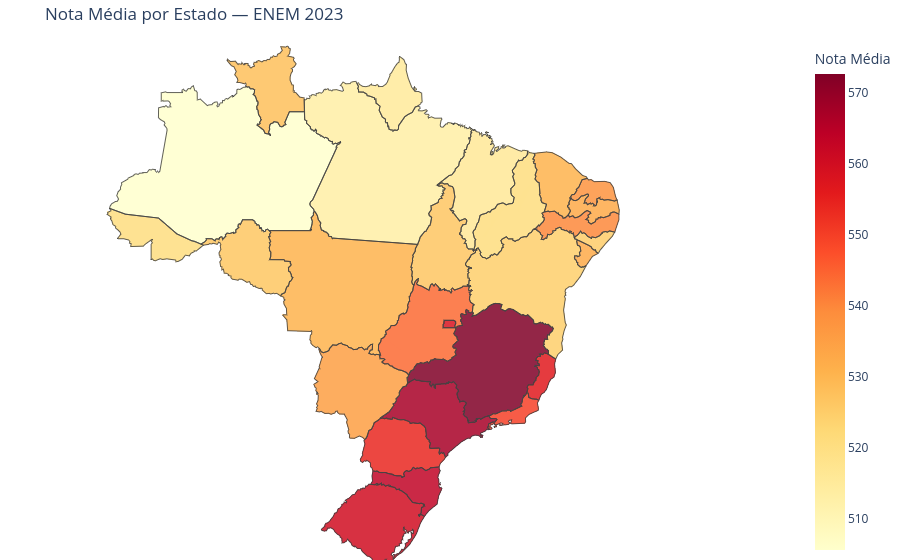

The notebook cell saved with this chart:
### Code cell
if geojson_br is None:
    print('GeoJSON indisponível — verifique a conexão e rode novamente.')
else:
    df_mapa = (
        nota_uf.reset_index()
        .rename(columns={'SG_UF_PROVA': 'UF', 'nota_media': 'Nota Média',
                         'n': 'Candidatos', 'REGIAO': 'Região'})
    )

    fig = px.choropleth_mapbox(
        df_mapa,
        geojson=geojson_br,
        locations='UF',
        featureidkey='properties.sigla',
        color='Nota Média',
        color_continuous_scale='YlOrRd',
        mapbox_style='white-bg',
        zoom=3.2,
        center={'lat': -14, 'lon': -52},
        opacity=0.85,
        hover_data={'UF': True, 'Nota Média': ':.1f', 'Região': True, 'Candidatos': ':,'},
        labels={'Nota Média': 'Nota Média'},
        title='Nota Média por Estado — ENEM 2023',
    )
    fig.update_layout(
        margin={'r': 0, 't': 40, 'l': 0, 'b': 0},
        paper_bgcolor='white',
        coloraxis_colorbar=dict(title='Nota Média'),
    )

    config = {'scrollZoom': True}
    fig.write_html('../reports/figures/03b_mapa_interativo.html', config=config)
    print('Mapa salvo em reports/figures/03b_mapa_interativo.html')
    fig.show(config=config)

### Figure 1 — Plotly figure (JSON) as saved in the notebook; plotly's stock layout.template omitted (floating-point values rounded to 4 significant figures; data arrays with more than 128 entries replaced by an {"elided": "..."} marker saying what was removed)
{"data": [{"coloraxis": "coloraxis", "customdata": [["AM", 505.6, "Norte", 7446], ["PA", 513.3, "Norte", 24097], ["AP", 515.2, "Norte", 2898], ["MA", 516, "Nordeste", 14902], ["AC", 520.6, "Norte", 2380], ["PI", 520.9, "Nordeste", 10092], ["BA", 524.6, "Nordeste", 34804], ["AL", 525.2, "Nordeste", 8816], ["RO", 526.5, "Norte", 3059], ["TO", 526.6, "Norte", 2470], ["RR", 527.9, "Norte", 726], ["MT", 530.7, "Centro-Oeste", 5618], ["CE", 530.7, "Nordeste", 30348], ["SE", 532.5, "Nordeste", 7871], ["PB", 532.7, "Nordeste", 13631], ["MS", 535.3, "Centro-Oeste", 4268], ["RN", 537.9, "Nordeste", 10571], ["PE", 539.8, "Nordeste", 19557], ["GO", 544, "Centro-Oeste", 12985], ["RJ", 549.9, "Sudeste", 31324], ["PR", 553.8, "Sul", 11884], ["ES", 556.6, "Sudeste", 7494], ["DF", 558.3, "Centro-Oeste", 5545], ["RS", 560.1, "Sul", 14852], ["SC", 563.4, "Sul", 7055], ["SP", 567.2, "Sudeste", 45735], ["MG", 572.7, "Sudeste", 29713]], "featureidkey": "properties.sigla", "geojson": {"features": [{"geometry": {"coordinates": {"elided": "1x154x2 float values"}, "type": "Polygon"}, "properties": {"codarea": "11", "sigla": "RO"}, "type": "Feature"}, {"geometry": {"coordinates": {"elided": "1x89x2 float values"}, "type": "Polygon"}, "properties": {"codarea": "12", "sigla": "AC"}, "type": "Feature"}, {"geometry": {"coordinates": {"elided": "1x309x2 float values"}, "type": "Polygon"}, "properties": {"codarea": "13", "sigla": "AM"}, "type": "Feature"}, {"geometry": {"coordinates": {"elided": "1x155x2 float values"}, "type": "Polygon"}, "properties": {"codarea": "14", "sigla": "RR"}, "type": "Feature"}, {"geometry": {"coordinates": {"elided": "1x315x2 float values"}, "type": "Polygon"}, "properties": {"codarea": "15", "sigla": "PA"}, "type": "Feature"}, {"geometry": {"coordinates": {"elided": "3 rows, 222 float values in total"}, "type": "MultiPolygon"}, "properties": {"codarea": "16", "sigla": "AP"}, "type": "Feature"}, {"geometry": {"coordinates": {"elided": "1x209x2 float values"}, "type": "Polygon"}, "properties": {"codarea": "17", "sigla": "TO"}, "type": "Feature"}, {"geometry": {"coordinates": {"elided": "3 rows, 552 float values in total"}, "type": "MultiPolygon"}, "properties": {"codarea": "21", "sigla": "MA"}, "type": "Feature"}, {"geometry": {"coordinates": {"elided": "1x201x2 float values"}, "type": "Polygon"}, "properties": {"codarea": "22", "sigla": "PI"}, "type": "Feature"}, {"geometry": {"coordinates": {"elided": "1x136x2 float values"}, "type": "Polygon"}, "properties": {"codarea": "23", "sigla": "CE"}, "type": "Feature"}, {"geometry": {"coordinates": {"elided": "1x119x2 float values"}, "type": "Polygon"}, "properties": {"codarea": "24", "sigla": "RN"}, "type": "Feature"}, {"geometry": {"coordinates": {"elided": "1x172x2 float values"}, "type": "Polygon"}, "properties": {"codarea": "25", "sigla": "PB"}, "type": "Feature"}, {"geometry": {"coordinates": {"elided": "1x212x2 float values"}, "type": "Polygon"}, "properties": {"codarea": "26", "sigla": "PE"}, "type": "Feature"}, {"geometry": {"coordinates": {"elided": "1x90x2 float values"}, "type": "Polygon"}, "properties": {"codarea": "27", "sigla": "AL"}, "type": "Feature"}, {"geometry": {"coordinates": [[[-36.92, -10.12], [-36.95, -10.07], [-36.95, -10.07], [-36.95, -10.02], [-37.13, -9.914], [-37.23, -9.898], [-37.3, -9.831], [-37.47, -9.748], [-37.66, -9.678], [-37.67, -9.666], [-37.84, -9.579], [-37.89, -9.54], [-38.0, -9.515], [-38.06, -9.588], [-38.0, -9.905], [-37.9, -9.919], [-37.79, -10.03], [-37.8, -10.11], [-37.77, -10.14], [-37.77, -10.2], [-37.77, -10.29], [-37.74, -10.34], [-37.85, -10.44], [-37.82, -10.52], [-37.81, -10.6], [-37.81, -10.69], [-37.97, -10.76], [-38.04, -10.7], [-38.14, -10.72], [-38.2, -10.71], [-38.24, -10.8], [-38.21, -10.93], [-38.18, -10.94], [-38.11, -11.03], [-38.05, -11.18], [-37.98, -11.2], [-37.99, -11.34], [-37.98, -11.35], [-37.83, -11.48], [-37.8, -11.52], [-37.67, -11.57], [-37.63, -11.52], [-37.58, -11.55], [-37.37, -11.46], [-37.34, -11.44], [-37.26, -11.29], [-37.15, -11.16], [-37.03, -10.96], [-36.85, -10.74], [-36.67, -10.63], [-36.49, -10.54], [-36.4, -10.5], [-36.49, -10.42], [-36.49, -10.42], [-36.56, -10.42], [-36.59, -10.3], [-36.63, -10.25], [-36.68, -10.27], [-36.7, -10.27], [-36.72, -10.26], [-36.84, -10.19], [-36.85, -10.18], [-36.88, -10.15], [-36.92, -10.12]]], "type": "Polygon"}, "properties": {"codarea": "28", "sigla": "SE"}, "type": "Feature"}, {"geometry": {"coordinates": {"elided": "1x311x2 float values"}, "type": "Polygon"}, "properties": {"codarea": "29", "sigla": "BA"}, "type": "Feature"}, {"geometry": {"coordinates": {"elided": "1x372x2 float values"}, "type": "Polygon"}, "properties": {"codarea": "31", "sigla": "MG"}, "type": "Feature"}, {"geometry": {"coordinates": {"elided": "1x78x2 float values"}, "type": "Polygon"}, "properties": {"codarea": "32", "sigla": "ES"}, "type": "Feature"}, {"geometry": {"coordinates": {"elided": "3 rows, 252 float values in total"}, "type": "MultiPolygon"}, "properties": {"codarea": "33", "sigla": "RJ"}, "type": "Feature"}, {"geometry": {"coordinates": {"elided": "2 rows, 522 float values in total"}, "type": "MultiPolygon"}, "properties": {"codarea": "35", "sigla": "SP"}, "type": "Feature"}, {"geometry": {"coordinates": {"elided": "3 rows, 372 float values in total"}, "type": "MultiPolygon"}, "properties": {"codarea": "41", "sigla": "PR"}, "type": "Feature"}, {"geometry": {"coordinates": {"elided": "1x164x2 float values"}, "type": "Polygon"}, "properties": {"codarea": "42", "sigla": "SC"}, "type": "Feature"}, {"geometry": {"coordinates": {"elided": "1x241x2 float values"}, "type": "Polygon"}, "properties": {"codarea": "43", "sigla": "RS"}, "type": "Feature"}, {"geometry": {"coordinates": {"elided": "1x162x2 float values"}, "type": "Polygon"}, "properties": {"codarea": "50", "sigla": "MS"}, "type": "Feature"}, {"geometry": {"coordinates": {"elided": "1x220x2 float values"}, "type": "Polygon"}, "properties": {"codarea": "51", "sigla": "MT"}, "type": "Feature"}, {"geometry": {"coordinates": {"elided": "1x230x2 float values"}, "type": "Polygon"}, "properties": {"codarea": "52", "sigla": "GO"}, "type": "Feature"}, {"geometry": {"coordinates": [[[-48.02, -16.05], [-47.94, -16.05], [-47.68, -16.05], [-47.31, -16.05], [-47.31, -16.04], [-47.37, -16.0], [-47.38, -15.88], [-47.31, -15.75], [-47.32, -15.59], [-47.49, -15.5], [-48.03, -15.5], [-48.05, -15.5], [-48.05, -15.5], [-48.07, -15.5], [-48.2, -15.5], [-48.23, -15.66], [-48.21, -15.72], [-48.28, -15.83], [-48.28, -16.05], [-48.08, -16.05], [-48.02, -16.05], [-48.02, -16.05]]], "type": "Polygon"}, "properties": {"codarea": "53", "sigla": "DF"}, "type": "Feature"}], "type": "FeatureCollection"}, "hovertemplate": "UF=%{customdata[0]}<br>Nota Média=%{z:.1f}<br>Região=%{customdata[2]}<br>Candidatos=%{customdata[3]:,}<extra></extra>", "locations": ["AM", "PA", "AP", "MA", "AC", "PI", "BA", "AL", "RO", "TO", "RR", "MT", "CE", "SE", "PB", "MS", "RN", "PE", "GO", "RJ", "PR", "ES", "DF", "RS", "SC", "SP", "MG"], "marker": {"opacity": 0.85}, "name": "", "subplot": "mapbox", "type": "choroplethmapbox", "z": [505.6, 513.3, 515.2, 516, 520.6, 520.9, 524.6, 525.2, 526.5, 526.6, 527.9, 530.7, 530.7, 532.5, 532.7, 535.3, 537.9, 539.8, 544, 549.9, 553.8, 556.6, 558.3, 560.1, 563.4, 567.2, 572.7]}], "layout": {"coloraxis": {"colorbar": {"title": {"text": "Nota Média"}}, "colorscale": [[0, "rgb(255,255,204)"], [0.125, "rgb(255,237,160)"], [0.25, "rgb(254,217,118)"], [0.375, "rgb(254,178,76)"], [0.5, "rgb(253,141,60)"], [0.625, "rgb(252,78,42)"], [0.75, "rgb(227,26,28)"], [0.875, "rgb(189,0,38)"], [1, "rgb(128,0,38)"]]}, "legend": {"tracegroupgap": 0}, "mapbox": {"center": {"lat": -14, "lon": -52}, "domain": {"x": [0, 1], "y": [0, 1]}, "style": "white-bg", "zoom": 3.2}, "margin": {"b": 0, "l": 0, "r": 0, "t": 40}, "paper_bgcolor": "white", "title": {"text": "Nota Média por Estado — ENEM 2023"}}}
